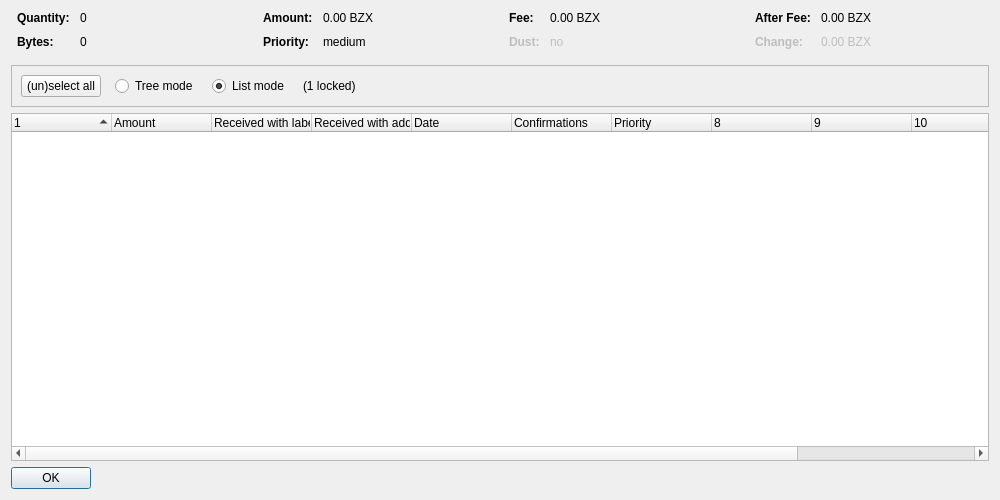
<?xml version="1.0" encoding="UTF-8"?>
<ui version="4.0">
 <class>SigmaCoinControlDialog</class>
 <widget class="QDialog" name="SigmaCoinControlDialog">
  <property name="geometry">
   <rect>
    <x>0</x>
    <y>0</y>
    <width>1000</width>
    <height>500</height>
   </rect>
  </property>
  <property name="windowTitle">
   <string>Coin Selection</string>
  </property>
  <layout class="QVBoxLayout" name="verticalLayout">
   <item>
    <layout class="QHBoxLayout" name="horizontalLayoutTop" stretch="0,0,0,0">
     <property name="topMargin">
      <number>0</number>
     </property>
     <property name="bottomMargin">
      <number>10</number>
     </property>
     <item>
      <layout class="QFormLayout" name="formLayoutCoinControl1">
       <property name="horizontalSpacing">
        <number>10</number>
       </property>
       <property name="verticalSpacing">
        <number>10</number>
       </property>
       <property name="leftMargin">
        <number>6</number>
       </property>
       <property name="rightMargin">
        <number>6</number>
       </property>
       <item row="0" column="0">
        <widget class="QLabel" name="labelCoinControlQuantityText">
         <property name="font">
          <font>
           <weight>75</weight>
           <bold>true</bold>
          </font>
         </property>
         <property name="text">
          <string>Quantity:</string>
         </property>
        </widget>
       </item>
       <item row="0" column="1">
        <widget class="QLabel" name="labelCoinControlQuantity">
         <property name="cursor">
          <cursorShape>IBeamCursor</cursorShape>
         </property>
         <property name="contextMenuPolicy">
          <enum>Qt::ActionsContextMenu</enum>
         </property>
         <property name="text">
          <string notr="true">0</string>
         </property>
         <property name="textInteractionFlags">
          <set>Qt::LinksAccessibleByMouse|Qt::TextSelectableByKeyboard|Qt::TextSelectableByMouse</set>
         </property>
        </widget>
       </item>
       <item row="1" column="0">
        <widget class="QLabel" name="labelCoinControlBytesText">
         <property name="font">
          <font>
           <weight>75</weight>
           <bold>true</bold>
          </font>
         </property>
         <property name="text">
          <string>Bytes:</string>
         </property>
        </widget>
       </item>
       <item row="1" column="1">
        <widget class="QLabel" name="labelCoinControlBytes">
         <property name="cursor">
          <cursorShape>IBeamCursor</cursorShape>
         </property>
         <property name="contextMenuPolicy">
          <enum>Qt::ActionsContextMenu</enum>
         </property>
         <property name="text">
          <string notr="true">0</string>
         </property>
         <property name="textInteractionFlags">
          <set>Qt::LinksAccessibleByMouse|Qt::TextSelectableByKeyboard|Qt::TextSelectableByMouse</set>
         </property>
        </widget>
       </item>
      </layout>
     </item>
     <item>
      <layout class="QFormLayout" name="formLayoutCoinControl2">
       <property name="horizontalSpacing">
        <number>10</number>
       </property>
       <property name="verticalSpacing">
        <number>10</number>
       </property>
       <property name="leftMargin">
        <number>6</number>
       </property>
       <property name="rightMargin">
        <number>6</number>
       </property>
       <item row="0" column="0">
        <widget class="QLabel" name="labelCoinControlAmountText">
         <property name="font">
          <font>
           <weight>75</weight>
           <bold>true</bold>
          </font>
         </property>
         <property name="text">
          <string>Amount:</string>
         </property>
        </widget>
       </item>
       <item row="0" column="1">
        <widget class="QLabel" name="labelCoinControlAmount">
         <property name="cursor">
          <cursorShape>IBeamCursor</cursorShape>
         </property>
         <property name="contextMenuPolicy">
          <enum>Qt::ActionsContextMenu</enum>
         </property>
         <property name="text">
          <string notr="true">0.00 BZX</string>
         </property>
         <property name="textInteractionFlags">
          <set>Qt::LinksAccessibleByMouse|Qt::TextSelectableByKeyboard|Qt::TextSelectableByMouse</set>
         </property>
        </widget>
       </item>
       <item row="1" column="0">
        <widget class="QLabel" name="labelCoinControlPriorityText">
         <property name="font">
          <font>
           <weight>75</weight>
           <bold>true</bold>
          </font>
         </property>
         <property name="text">
          <string>Priority:</string>
         </property>
        </widget>
       </item>
       <item row="1" column="1">
        <widget class="QLabel" name="labelCoinControlPriority">
         <property name="cursor">
          <cursorShape>IBeamCursor</cursorShape>
         </property>
         <property name="contextMenuPolicy">
          <enum>Qt::ActionsContextMenu</enum>
         </property>
         <property name="text">
          <string notr="true">medium</string>
         </property>
         <property name="textInteractionFlags">
          <set>Qt::LinksAccessibleByMouse|Qt::TextSelectableByKeyboard|Qt::TextSelectableByMouse</set>
         </property>
        </widget>
       </item>
      </layout>
     </item>
     <item>
      <layout class="QFormLayout" name="formLayoutCoinControl3">
       <property name="horizontalSpacing">
        <number>10</number>
       </property>
       <property name="verticalSpacing">
        <number>10</number>
       </property>
       <property name="leftMargin">
        <number>6</number>
       </property>
       <property name="rightMargin">
        <number>6</number>
       </property>
       <item row="0" column="0">
        <widget class="QLabel" name="labelCoinControlFeeText">
         <property name="font">
          <font>
           <weight>75</weight>
           <bold>true</bold>
          </font>
         </property>
         <property name="text">
          <string>Fee:</string>
         </property>
        </widget>
       </item>
       <item row="0" column="1">
        <widget class="QLabel" name="labelCoinControlFee">
         <property name="cursor">
          <cursorShape>IBeamCursor</cursorShape>
         </property>
         <property name="contextMenuPolicy">
          <enum>Qt::ActionsContextMenu</enum>
         </property>
         <property name="text">
          <string notr="true">0.00 BZX</string>
         </property>
         <property name="textInteractionFlags">
          <set>Qt::LinksAccessibleByMouse|Qt::TextSelectableByKeyboard|Qt::TextSelectableByMouse</set>
         </property>
        </widget>
       </item>
       <item row="1" column="0">
        <widget class="QLabel" name="labelCoinControlLowOutputText">
         <property name="enabled">
          <bool>false</bool>
         </property>
         <property name="font">
          <font>
           <weight>75</weight>
           <bold>true</bold>
          </font>
         </property>
         <property name="text">
          <string>Dust:</string>
         </property>
        </widget>
       </item>
       <item row="1" column="1">
        <widget class="QLabel" name="labelCoinControlLowOutput">
         <property name="enabled">
          <bool>false</bool>
         </property>
         <property name="cursor">
          <cursorShape>IBeamCursor</cursorShape>
         </property>
         <property name="contextMenuPolicy">
          <enum>Qt::ActionsContextMenu</enum>
         </property>
         <property name="text">
          <string notr="true">no</string>
         </property>
         <property name="textInteractionFlags">
          <set>Qt::LinksAccessibleByMouse|Qt::TextSelectableByKeyboard|Qt::TextSelectableByMouse</set>
         </property>
        </widget>
       </item>
      </layout>
     </item>
     <item>
      <layout class="QFormLayout" name="formLayoutCoinControl4">
       <property name="horizontalSpacing">
        <number>10</number>
       </property>
       <property name="verticalSpacing">
        <number>10</number>
       </property>
       <property name="leftMargin">
        <number>6</number>
       </property>
       <property name="rightMargin">
        <number>6</number>
       </property>
       <item row="0" column="0">
        <widget class="QLabel" name="labelCoinControlAfterFeeText">
         <property name="font">
          <font>
           <weight>75</weight>
           <bold>true</bold>
          </font>
         </property>
         <property name="text">
          <string>After Fee:</string>
         </property>
        </widget>
       </item>
       <item row="0" column="1">
        <widget class="QLabel" name="labelCoinControlAfterFee">
         <property name="cursor">
          <cursorShape>IBeamCursor</cursorShape>
         </property>
         <property name="contextMenuPolicy">
          <enum>Qt::ActionsContextMenu</enum>
         </property>
         <property name="text">
          <string notr="true">0.00 BZX</string>
         </property>
         <property name="textInteractionFlags">
          <set>Qt::LinksAccessibleByMouse|Qt::TextSelectableByKeyboard|Qt::TextSelectableByMouse</set>
         </property>
        </widget>
       </item>
       <item row="1" column="0">
        <widget class="QLabel" name="labelCoinControlChangeText">
         <property name="enabled">
          <bool>false</bool>
         </property>
         <property name="font">
          <font>
           <weight>75</weight>
           <bold>true</bold>
          </font>
         </property>
         <property name="text">
          <string>Change:</string>
         </property>
        </widget>
       </item>
       <item row="1" column="1">
        <widget class="QLabel" name="labelCoinControlChange">
         <property name="enabled">
          <bool>false</bool>
         </property>
         <property name="cursor">
          <cursorShape>IBeamCursor</cursorShape>
         </property>
         <property name="contextMenuPolicy">
          <enum>Qt::ActionsContextMenu</enum>
         </property>
         <property name="text">
          <string notr="true">0.00 BZX</string>
         </property>
         <property name="textInteractionFlags">
          <set>Qt::LinksAccessibleByMouse|Qt::TextSelectableByKeyboard|Qt::TextSelectableByMouse</set>
         </property>
        </widget>
       </item>
      </layout>
     </item>
    </layout>
   </item>
   <item>
    <widget class="QFrame" name="frame">
     <property name="minimumSize">
      <size>
       <width>0</width>
       <height>40</height>
      </size>
     </property>
     <property name="frameShape">
      <enum>QFrame::StyledPanel</enum>
     </property>
     <property name="frameShadow">
      <enum>QFrame::Sunken</enum>
     </property>
     <layout class="QHBoxLayout" name="horizontalLayout">
      <item>
       <layout class="QHBoxLayout" name="horizontalLayoutPanel" stretch="0,0,0,0,0">
        <property name="spacing">
         <number>14</number>
        </property>
        <item>
         <widget class="QPushButton" name="pushButtonSelectAll">
          <property name="sizePolicy">
           <sizepolicy hsizetype="Maximum" vsizetype="Fixed">
            <horstretch>0</horstretch>
            <verstretch>0</verstretch>
           </sizepolicy>
          </property>
          <property name="text">
           <string>(un)select all</string>
          </property>
          <property name="autoDefault">
           <bool>false</bool>
          </property>
         </widget>
        </item>
        <item>
         <widget class="QRadioButton" name="radioTreeMode">
          <property name="sizePolicy">
           <sizepolicy hsizetype="Maximum" vsizetype="Fixed">
            <horstretch>0</horstretch>
            <verstretch>0</verstretch>
           </sizepolicy>
          </property>
          <property name="text">
           <string>Tree mode</string>
          </property>
         </widget>
        </item>
        <item>
         <widget class="QRadioButton" name="radioListMode">
          <property name="sizePolicy">
           <sizepolicy hsizetype="Maximum" vsizetype="Fixed">
            <horstretch>0</horstretch>
            <verstretch>0</verstretch>
           </sizepolicy>
          </property>
          <property name="text">
           <string>List mode</string>
          </property>
          <property name="checked">
           <bool>true</bool>
          </property>
         </widget>
        </item>
        <item>
         <widget class="QLabel" name="labelLocked">
          <property name="text">
           <string notr="true">(1 locked)</string>
          </property>
         </widget>
        </item>
        <item>
         <spacer name="horizontalSpacer">
          <property name="orientation">
           <enum>Qt::Horizontal</enum>
          </property>
          <property name="sizeHint" stdset="0">
           <size>
            <width>40</width>
            <height>20</height>
           </size>
          </property>
         </spacer>
        </item>
       </layout>
      </item>
     </layout>
    </widget>
   </item>
   <item>
    <widget class="CoinControlTreeWidget" name="treeWidget">
     <property name="contextMenuPolicy">
      <enum>Qt::CustomContextMenu</enum>
     </property>
     <property name="sortingEnabled">
      <bool>false</bool>
     </property>
     <property name="columnCount">
      <number>12</number>
     </property>
     <attribute name="headerShowSortIndicator" stdset="0">
      <bool>true</bool>
     </attribute>
     <attribute name="headerStretchLastSection">
      <bool>false</bool>
     </attribute>
     <column>
      <property name="text">
       <string/>
      </property>
     </column>
     <column>
      <property name="text">
       <string>Amount</string>
      </property>
     </column>
     <column>
      <property name="text">
       <string>Received with label</string>
      </property>
     </column>
     <column>
      <property name="text">
       <string>Received with address</string>
      </property>
     </column>
     <column>
      <property name="text">
       <string>Date</string>
      </property>
     </column>
     <column>
      <property name="text">
       <string>Confirmations</string>
      </property>
      <property name="toolTip">
       <string>Confirmed</string>
      </property>
     </column>
     <column>
      <property name="text">
       <string>Priority</string>
      </property>
     </column>
     <column>
      <property name="text">
       <string/>
      </property>
     </column>
     <column>
      <property name="text">
       <string/>
      </property>
     </column>
     <column>
      <property name="text">
       <string/>
      </property>
     </column>
     <column>
      <property name="text">
       <string/>
      </property>
     </column>
     <column>
      <property name="text">
       <string/>
      </property>
     </column>
    </widget>
   </item>
   <item>
    <widget class="QDialogButtonBox" name="buttonBox">
     <property name="sizePolicy">
      <sizepolicy hsizetype="Maximum" vsizetype="Fixed">
       <horstretch>0</horstretch>
       <verstretch>0</verstretch>
      </sizepolicy>
     </property>
     <property name="orientation">
      <enum>Qt::Horizontal</enum>
     </property>
     <property name="standardButtons">
      <set>QDialogButtonBox::Ok</set>
     </property>
    </widget>
   </item>
  </layout>
 </widget>
 <customwidgets>
  <customwidget>
   <class>CoinControlTreeWidget</class>
   <extends>QTreeWidget</extends>
   <header>coincontroltreewidget.h</header>
  </customwidget>
 </customwidgets>
 <resources/>
 <connections/>
</ui>
